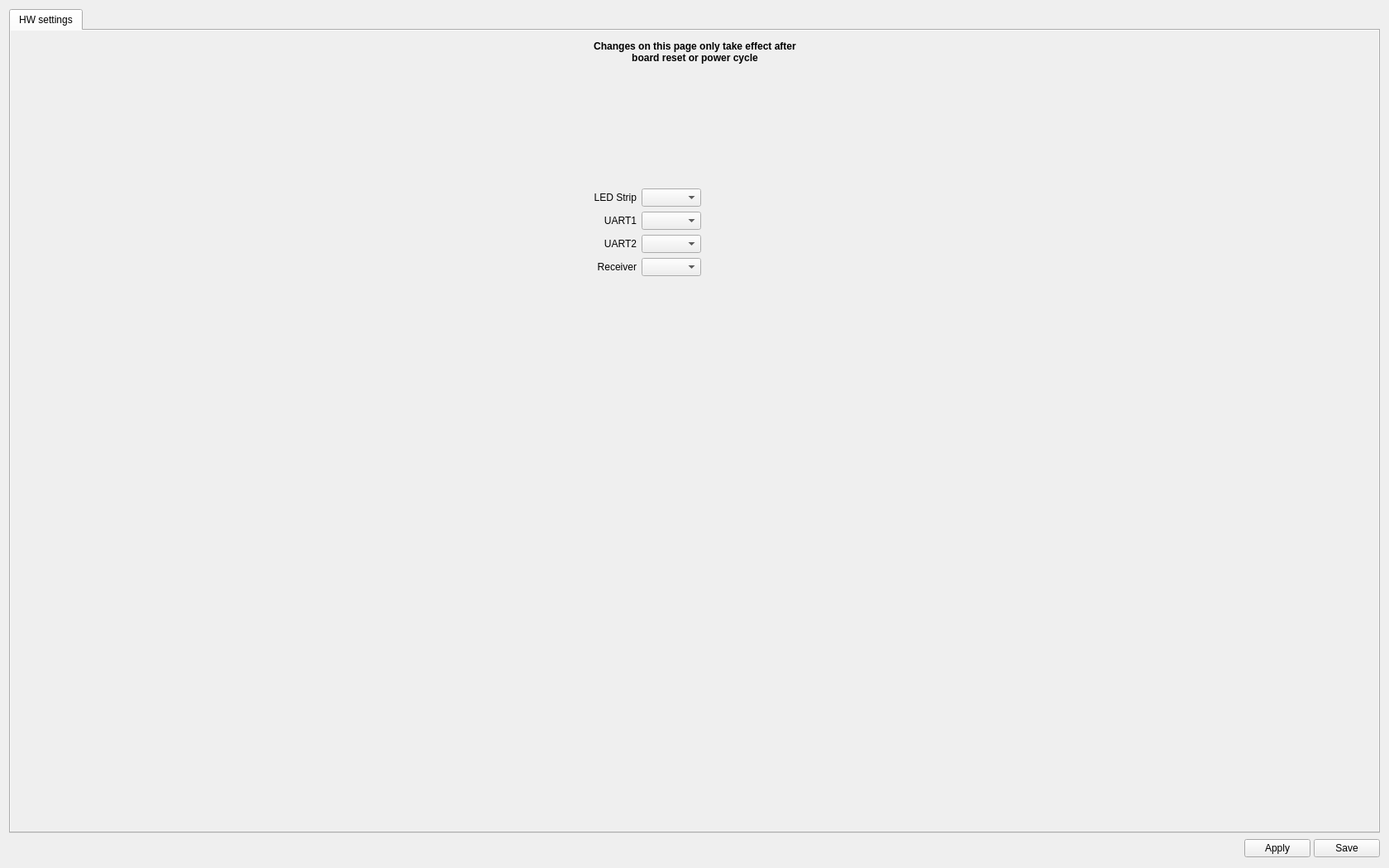
<?xml version="1.0" encoding="UTF-8"?>
<ui version="4.0">
 <class>PikoBLXHWWidget</class>
 <widget class="QWidget" name="PikoBLXHWWidget">
  <property name="geometry">
   <rect>
    <x>0</x>
    <y>0</y>
    <width>1680</width>
    <height>1050</height>
   </rect>
  </property>
  <property name="windowTitle">
   <string>Form</string>
  </property>
  <layout class="QVBoxLayout" name="verticalLayout">
   <item>
    <widget class="QTabWidget" name="tabWidget">
     <property name="currentIndex">
      <number>0</number>
     </property>
     <widget class="QWidget" name="tab">
      <property name="autoFillBackground">
       <bool>true</bool>
      </property>
      <attribute name="title">
       <string>HW settings</string>
      </attribute>
      <layout class="QVBoxLayout" name="verticalLayout_3">
       <property name="leftMargin">
        <number>0</number>
       </property>
       <property name="topMargin">
        <number>0</number>
       </property>
       <property name="rightMargin">
        <number>0</number>
       </property>
       <property name="bottomMargin">
        <number>0</number>
       </property>
       <item>
        <widget class="QScrollArea" name="scrollArea">
         <property name="palette">
          <palette>
           <active>
            <colorrole role="Base">
             <brush brushstyle="SolidPattern">
              <color alpha="255">
               <red>255</red>
               <green>255</green>
               <blue>255</blue>
              </color>
             </brush>
            </colorrole>
            <colorrole role="Window">
             <brush brushstyle="SolidPattern">
              <color alpha="0">
               <red>232</red>
               <green>232</green>
               <blue>232</blue>
              </color>
             </brush>
            </colorrole>
           </active>
           <inactive>
            <colorrole role="Base">
             <brush brushstyle="SolidPattern">
              <color alpha="255">
               <red>255</red>
               <green>255</green>
               <blue>255</blue>
              </color>
             </brush>
            </colorrole>
            <colorrole role="Window">
             <brush brushstyle="SolidPattern">
              <color alpha="0">
               <red>232</red>
               <green>232</green>
               <blue>232</blue>
              </color>
             </brush>
            </colorrole>
           </inactive>
           <disabled>
            <colorrole role="Base">
             <brush brushstyle="SolidPattern">
              <color alpha="0">
               <red>232</red>
               <green>232</green>
               <blue>232</blue>
              </color>
             </brush>
            </colorrole>
            <colorrole role="Window">
             <brush brushstyle="SolidPattern">
              <color alpha="0">
               <red>232</red>
               <green>232</green>
               <blue>232</blue>
              </color>
             </brush>
            </colorrole>
           </disabled>
          </palette>
         </property>
         <property name="styleSheet">
          <string notr="true">border-color: rgb(255, 0, 0);</string>
         </property>
         <property name="frameShape">
          <enum>QFrame::NoFrame</enum>
         </property>
         <property name="frameShadow">
          <enum>QFrame::Plain</enum>
         </property>
         <property name="widgetResizable">
          <bool>true</bool>
         </property>
         <widget class="QWidget" name="scrollAreaWidgetContents">
          <property name="geometry">
           <rect>
            <x>0</x>
            <y>0</y>
            <width>1650</width>
            <height>950</height>
           </rect>
          </property>
          <layout class="QGridLayout" name="gridLayout_3">
           <property name="leftMargin">
            <number>12</number>
           </property>
           <property name="topMargin">
            <number>12</number>
           </property>
           <property name="rightMargin">
            <number>12</number>
           </property>
           <property name="bottomMargin">
            <number>12</number>
           </property>
           <item row="3" column="2">
            <spacer name="verticalSpacer">
             <property name="orientation">
              <enum>Qt::Vertical</enum>
             </property>
             <property name="sizeHint" stdset="0">
              <size>
               <width>20</width>
               <height>40</height>
              </size>
             </property>
            </spacer>
           </item>
           <item row="2" column="3">
            <spacer name="horizontalSpacer_5">
             <property name="orientation">
              <enum>Qt::Horizontal</enum>
             </property>
             <property name="sizeHint" stdset="0">
              <size>
               <width>40</width>
               <height>20</height>
              </size>
             </property>
            </spacer>
           </item>
           <item row="1" column="2">
            <spacer name="verticalSpacer_2">
             <property name="orientation">
              <enum>Qt::Vertical</enum>
             </property>
             <property name="sizeType">
              <enum>QSizePolicy::Fixed</enum>
             </property>
             <property name="sizeHint" stdset="0">
              <size>
               <width>20</width>
               <height>10</height>
              </size>
             </property>
            </spacer>
           </item>
           <item row="0" column="2">
            <widget class="QLabel" name="label_6">
             <property name="sizePolicy">
              <sizepolicy hsizetype="Preferred" vsizetype="Preferred">
               <horstretch>0</horstretch>
               <verstretch>0</verstretch>
              </sizepolicy>
             </property>
             <property name="minimumSize">
              <size>
               <width>0</width>
               <height>0</height>
              </size>
             </property>
             <property name="maximumSize">
              <size>
               <width>16777215</width>
               <height>16777215</height>
              </size>
             </property>
             <property name="font">
              <font>
               <weight>75</weight>
               <bold>true</bold>
              </font>
             </property>
             <property name="text">
              <string>Changes on this page only take effect after board reset or power cycle</string>
             </property>
             <property name="alignment">
              <set>Qt::AlignCenter</set>
             </property>
             <property name="wordWrap">
              <bool>true</bool>
             </property>
            </widget>
           </item>
           <item row="2" column="0">
            <spacer name="horizontalSpacer_4">
             <property name="orientation">
              <enum>Qt::Horizontal</enum>
             </property>
             <property name="sizeHint" stdset="0">
              <size>
               <width>40</width>
               <height>20</height>
              </size>
             </property>
            </spacer>
           </item>
           <item row="2" column="2">
            <layout class="QGridLayout" name="gridLayout" rowstretch="0,0,0,0">
             <item row="0" column="3">
              <spacer name="horizontalSpacer_2">
               <property name="orientation">
                <enum>Qt::Horizontal</enum>
               </property>
               <property name="sizeType">
                <enum>QSizePolicy::Minimum</enum>
               </property>
               <property name="sizeHint" stdset="0">
                <size>
                 <width>10</width>
                 <height>20</height>
                </size>
               </property>
              </spacer>
             </item>
             <item row="1" column="1" colspan="4" alignment="Qt::AlignHCenter|Qt::AlignVCenter">
              <widget class="QLabel" name="lbBoardImage">
               <property name="sizePolicy">
                <sizepolicy hsizetype="Fixed" vsizetype="Fixed">
                 <horstretch>0</horstretch>
                 <verstretch>0</verstretch>
                </sizepolicy>
               </property>
               <property name="maximumSize">
                <size>
                 <width>350</width>
                 <height>350</height>
                </size>
               </property>
               <property name="text">
                <string/>
               </property>
               <property name="pixmap">
                <pixmap resource="configgadget.qrc">:/configgadget/images/pikoblx_top.png</pixmap>
               </property>
               <property name="scaledContents">
                <bool>false</bool>
               </property>
               <property name="alignment">
                <set>Qt::AlignCenter</set>
               </property>
               <property name="textInteractionFlags">
                <set>Qt::NoTextInteraction</set>
               </property>
              </widget>
             </item>
             <item row="1" column="0">
              <layout class="QGridLayout" name="gridLayout_2">
               <item row="4" column="1">
                <widget class="QComboBox" name="cbUART3"/>
               </item>
               <item row="0" column="0">
                <spacer name="verticalSpacer_3">
                 <property name="orientation">
                  <enum>Qt::Vertical</enum>
                 </property>
                 <property name="sizeType">
                  <enum>QSizePolicy::Fixed</enum>
                 </property>
                 <property name="sizeHint" stdset="0">
                  <size>
                   <width>20</width>
                   <height>115</height>
                  </size>
                 </property>
                </spacer>
               </item>
               <item row="4" column="0">
                <widget class="QLabel" name="lbUART3">
                 <property name="text">
                  <string>Receiver</string>
                 </property>
                 <property name="alignment">
                  <set>Qt::AlignRight|Qt::AlignTrailing|Qt::AlignVCenter</set>
                 </property>
                </widget>
               </item>
               <item row="5" column="0">
                <spacer name="verticalSpacer_4">
                 <property name="orientation">
                  <enum>Qt::Vertical</enum>
                 </property>
                 <property name="sizeHint" stdset="0">
                  <size>
                   <width>20</width>
                   <height>40</height>
                  </size>
                 </property>
                </spacer>
               </item>
               <item row="1" column="0">
                <widget class="QLabel" name="lbLEDPort">
                 <property name="text">
                  <string>LED Strip</string>
                 </property>
                 <property name="alignment">
                  <set>Qt::AlignRight|Qt::AlignTrailing|Qt::AlignVCenter</set>
                 </property>
                </widget>
               </item>
               <item row="1" column="1">
                <widget class="QComboBox" name="cbLEDPort"/>
               </item>
               <item row="3" column="0">
                <widget class="QLabel" name="lbUART2">
                 <property name="text">
                  <string>UART2</string>
                 </property>
                 <property name="alignment">
                  <set>Qt::AlignRight|Qt::AlignTrailing|Qt::AlignVCenter</set>
                 </property>
                </widget>
               </item>
               <item row="2" column="0">
                <widget class="QLabel" name="lbUART1">
                 <property name="text">
                  <string>UART1</string>
                 </property>
                 <property name="alignment">
                  <set>Qt::AlignRight|Qt::AlignTrailing|Qt::AlignVCenter</set>
                 </property>
                </widget>
               </item>
               <item row="2" column="1">
                <widget class="QComboBox" name="cbUART1"/>
               </item>
               <item row="3" column="1">
                <widget class="QComboBox" name="cbUART2">
                 <property name="sizePolicy">
                  <sizepolicy hsizetype="Preferred" vsizetype="Fixed">
                   <horstretch>0</horstretch>
                   <verstretch>0</verstretch>
                  </sizepolicy>
                 </property>
                </widget>
               </item>
              </layout>
             </item>
             <item row="3" column="0" colspan="6">
              <widget class="CommonHWSettingsWidget" name="commonHWSettings" native="true">
               <property name="minimumSize">
                <size>
                 <width>20</width>
                 <height>80</height>
                </size>
               </property>
              </widget>
             </item>
             <item row="2" column="0">
              <spacer name="verticalSpacer_7">
               <property name="orientation">
                <enum>Qt::Vertical</enum>
               </property>
               <property name="sizeType">
                <enum>QSizePolicy::Fixed</enum>
               </property>
               <property name="sizeHint" stdset="0">
                <size>
                 <width>20</width>
                 <height>20</height>
                </size>
               </property>
              </spacer>
             </item>
             <item row="1" column="5">
              <layout class="QGridLayout" name="gridLayout_4">
               <item row="0" column="0">
                <spacer name="verticalSpacer_5">
                 <property name="orientation">
                  <enum>Qt::Vertical</enum>
                 </property>
                 <property name="sizeType">
                  <enum>QSizePolicy::Fixed</enum>
                 </property>
                 <property name="sizeHint" stdset="0">
                  <size>
                   <width>20</width>
                   <height>75</height>
                  </size>
                 </property>
                </spacer>
               </item>
               <item row="3" column="0">
                <spacer name="verticalSpacer_6">
                 <property name="orientation">
                  <enum>Qt::Vertical</enum>
                 </property>
                 <property name="sizeType">
                  <enum>QSizePolicy::Expanding</enum>
                 </property>
                 <property name="sizeHint" stdset="0">
                  <size>
                   <width>20</width>
                   <height>60</height>
                  </size>
                 </property>
                </spacer>
               </item>
              </layout>
             </item>
            </layout>
           </item>
          </layout>
         </widget>
        </widget>
       </item>
      </layout>
     </widget>
    </widget>
   </item>
   <item>
    <layout class="QHBoxLayout" name="horizontalLayout_2">
     <property name="spacing">
      <number>4</number>
     </property>
     <item>
      <spacer name="horizontalSpacer">
       <property name="orientation">
        <enum>Qt::Horizontal</enum>
       </property>
       <property name="sizeHint" stdset="0">
        <size>
         <width>369</width>
         <height>20</height>
        </size>
       </property>
      </spacer>
     </item>
     <item>
      <widget class="QPushButton" name="helpButton">
       <property name="sizePolicy">
        <sizepolicy hsizetype="Fixed" vsizetype="Fixed">
         <horstretch>0</horstretch>
         <verstretch>0</verstretch>
        </sizepolicy>
       </property>
       <property name="minimumSize">
        <size>
         <width>25</width>
         <height>25</height>
        </size>
       </property>
       <property name="maximumSize">
        <size>
         <width>25</width>
         <height>25</height>
        </size>
       </property>
       <property name="toolTip">
        <string>Takes you to the wiki page</string>
       </property>
       <property name="text">
        <string/>
       </property>
       <property name="icon">
        <iconset resource="../coreplugin/core.qrc">
         <normaloff>:/core/images/helpicon.svg</normaloff>:/core/images/helpicon.svg</iconset>
       </property>
       <property name="iconSize">
        <size>
         <width>25</width>
         <height>25</height>
        </size>
       </property>
       <property name="flat">
        <bool>true</bool>
       </property>
       <property name="objrelation" stdset="0">
        <string notr="true">button:help</string>
       </property>
      </widget>
     </item>
     <item>
      <widget class="QPushButton" name="applyButton">
       <property name="minimumSize">
        <size>
         <width>0</width>
         <height>0</height>
        </size>
       </property>
       <property name="maximumSize">
        <size>
         <width>16777215</width>
         <height>16777215</height>
        </size>
       </property>
       <property name="palette">
        <palette>
         <active>
          <colorrole role="Base">
           <brush brushstyle="SolidPattern">
            <color alpha="0">
             <red>255</red>
             <green>255</green>
             <blue>255</blue>
            </color>
           </brush>
          </colorrole>
          <colorrole role="Window">
           <brush brushstyle="SolidPattern">
            <color alpha="255">
             <red>232</red>
             <green>232</green>
             <blue>232</blue>
            </color>
           </brush>
          </colorrole>
         </active>
         <inactive>
          <colorrole role="Base">
           <brush brushstyle="SolidPattern">
            <color alpha="0">
             <red>255</red>
             <green>255</green>
             <blue>255</blue>
            </color>
           </brush>
          </colorrole>
          <colorrole role="Window">
           <brush brushstyle="SolidPattern">
            <color alpha="255">
             <red>232</red>
             <green>232</green>
             <blue>232</blue>
            </color>
           </brush>
          </colorrole>
         </inactive>
         <disabled>
          <colorrole role="Base">
           <brush brushstyle="SolidPattern">
            <color alpha="255">
             <red>232</red>
             <green>232</green>
             <blue>232</blue>
            </color>
           </brush>
          </colorrole>
          <colorrole role="Window">
           <brush brushstyle="SolidPattern">
            <color alpha="255">
             <red>232</red>
             <green>232</green>
             <blue>232</blue>
            </color>
           </brush>
          </colorrole>
         </disabled>
        </palette>
       </property>
       <property name="toolTip">
        <string>Send to board but don't write in SD.
Beware of not locking yourself out!</string>
       </property>
       <property name="autoFillBackground">
        <bool>false</bool>
       </property>
       <property name="styleSheet">
        <string notr="true"/>
       </property>
       <property name="text">
        <string>Apply</string>
       </property>
       <property name="iconSize">
        <size>
         <width>16</width>
         <height>16</height>
        </size>
       </property>
       <property name="checkable">
        <bool>false</bool>
       </property>
       <property name="objrelation" stdset="0">
        <string notr="true">button:apply</string>
       </property>
      </widget>
     </item>
     <item>
      <widget class="QPushButton" name="saveButton">
       <property name="minimumSize">
        <size>
         <width>0</width>
         <height>0</height>
        </size>
       </property>
       <property name="maximumSize">
        <size>
         <width>16777215</width>
         <height>16777215</height>
        </size>
       </property>
       <property name="toolTip">
        <string>Applies and Saves all settings to SD.
Beware of not locking yourself out!</string>
       </property>
       <property name="autoFillBackground">
        <bool>false</bool>
       </property>
       <property name="styleSheet">
        <string notr="true"/>
       </property>
       <property name="text">
        <string>Save</string>
       </property>
       <property name="objrelation" stdset="0">
        <string notr="true">button:save</string>
       </property>
      </widget>
     </item>
    </layout>
   </item>
  </layout>
 </widget>
 <customwidgets>
  <customwidget>
   <class>CommonHWSettingsWidget</class>
   <extends>QWidget</extends>
   <header>commonhwsettingswidget.h</header>
   <container>1</container>
  </customwidget>
 </customwidgets>
 <resources>
  <include location="../coreplugin/core.qrc"/>
  <include location="configgadget.qrc"/>
 </resources>
 <connections/>
</ui>
